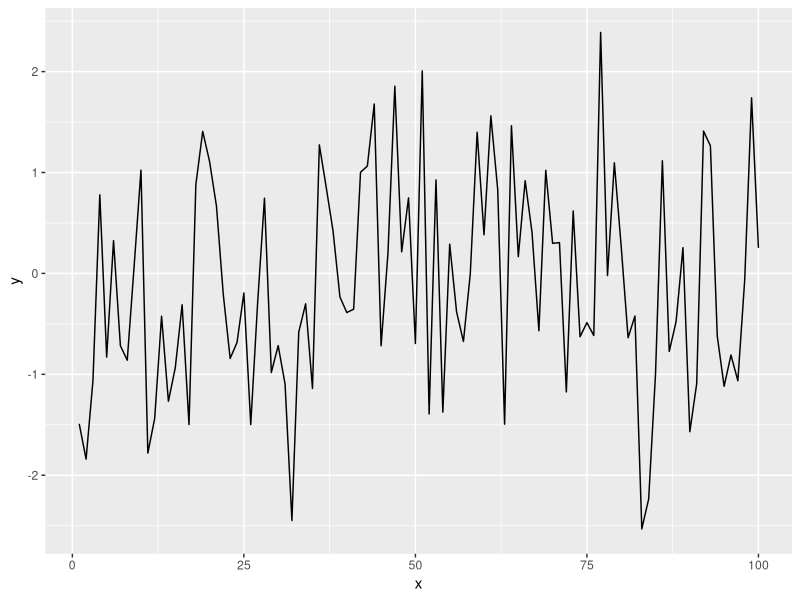

Here is the R script that generated this plot:
## ---- chunk 1
knitr::opts_chunk$set(fig.align = "center")
## ---- chunk 2
library(tidyverse)
## ---- chunk 3
x = seq(1:100)
y = rnorm(100)
dat = data.frame(x, y)
ggplot(dat, aes(x = x, y = y)) + geom_line()
## ---- chunk 4
head(dat, n=5) %>%
  knitr::kable(caption = "First five rows of the data.")
